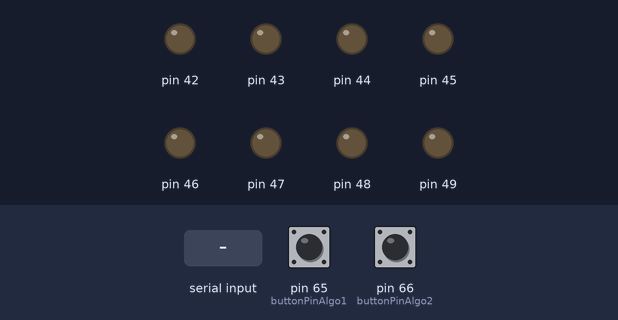
The sketch below on a simulated Arduino Mega 2560, built with avr-gcc and run on an emulated ATmega2560. Shown: output pins drawn as LEDs (lit = HIGH). Inputs (shaded band) come from the test bench; at power-on: pin 65 (buttonPinAlgo1) HIGH, pin 66 (buttonPinAlgo2) HIGH. What the sketch prints to the serial monitor is not drawn.

Above: at 1.2 s.
1.3 s: byte 161 (0xA1) received over Serial
At 1.9 s:
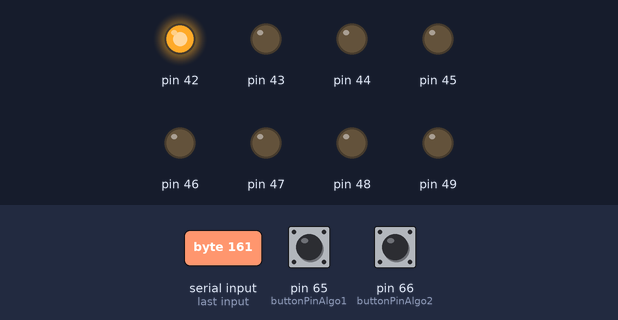
At 2.3 s:
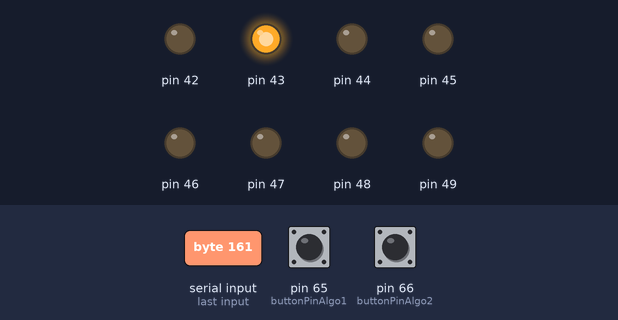
4.3 s: pin 65 (buttonPinAlgo1) pulled LOW for 3.2 s
At 4.3 s:
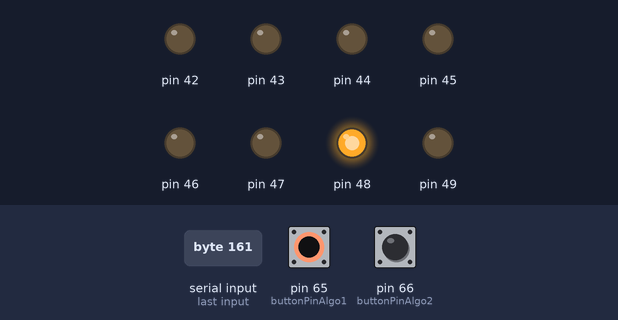
9.0 s: pin 66 (buttonPinAlgo2) pulled LOW for 0.15 s
10.6 s: pin 65 (buttonPinAlgo1) pulled LOW for 1 s
13.1 s: pin 66 (buttonPinAlgo2) pulled LOW for 1 s
15.6 s: pin 65 (buttonPinAlgo1) driven LOW and pin 66 (buttonPinAlgo2) driven LOW
Timing chart, 0 to 18.4 s (numbered marks = the images above; inputs shaded):
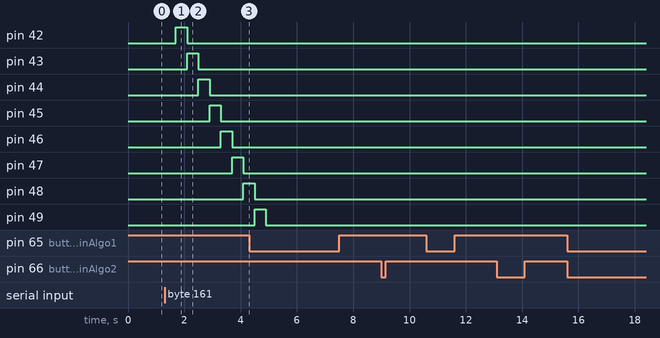

Measured:
- after the input at 1.3 s, pin 42: LOW → HIGH after 0.40 s, → LOW 0.40 s later; pin 43: LOW → HIGH after 0.80 s, → LOW 0.40 s later; pin 44: LOW → HIGH after 1.2 s, → LOW 0.40 s later; pin 45: LOW → HIGH after 1.6 s, → LOW 0.40 s later; pin 46: LOW → HIGH after 2.0 s, → LOW 0.40 s later
- after the input at 9.0 s, every drawn part: stays the same
- after the input at 10.6 s, every drawn part: stays the same
- after the input at 13.1 s, every drawn part: stays the same
- after the input at 15.6 s, every drawn part: stays the same

The sketch:

sketch_apr10a.ino
```cpp
const unsigned int delayInMs = 400;
const unsigned char buttonPinAlgo1 = 65;
const unsigned char buttonPinAlgo2 = 66;
int inByte;
const int algo1_states[] = {0b00000001, 0b00000010, 0b00000100, 0b00001000, 0b00010000, 0b00100000, 0b01000000, 0b10000000};
const int algo2_states[] = {0b10000000, 0b00100000, 0b00001000, 0b00000010, 0b01000000, 0b00010000, 0b00000100, 0b00000001};

void setup()
{
  for(uint16_t i = 42; i < 50; i++)
  {
    pinMode(i, OUTPUT);
    digitalWrite(i, LOW);
  }
  pinMode(buttonPinAlgo1, INPUT_PULLUP);
  pinMode(buttonPinAlgo2, INPUT_PULLUP);
  Serial.begin(9600);
}

void loop()
{
  if (Serial.available() > 0)
  {
    inByte = Serial.read();
    if (inByte == 0xA1)
    {
      algorithm1();
    }
    else if (inByte == 0xA2)
    {
      algorithm2();
    }
  }
  if(digitalRead(buttonPinAlgo1) == LOW) {
    Serial.write(0xA1);
  }
  if(digitalRead(buttonPinAlgo2) == LOW) {
    Serial.write(0xA2);
  }
}

void algorithm1()
{
  for (uint16_t i = 41; i <= 50; i++)
  {
    if (i != 50)
    {
      digitalWrite(i, HIGH);
    }
    if (i > 42)
    {
      digitalWrite(i-1, LOW);
    }
    delay(delayInMs);
  }
}

void algorithm2()
{
  for (uint16_t i = 49; i > 41; i -= 2)
  {
    digitalWrite(i, HIGH);
    if (i < 48)
    {
      digitalWrite(i + 2, LOW);
    }
    if (i == 48)
    {
      digitalWrite(43, LOW);
    }
    if (i == 43)
    {
      i = 50;
    }
    delay(delayInMs);
  }
  digitalWrite(42, LOW);
}
```
